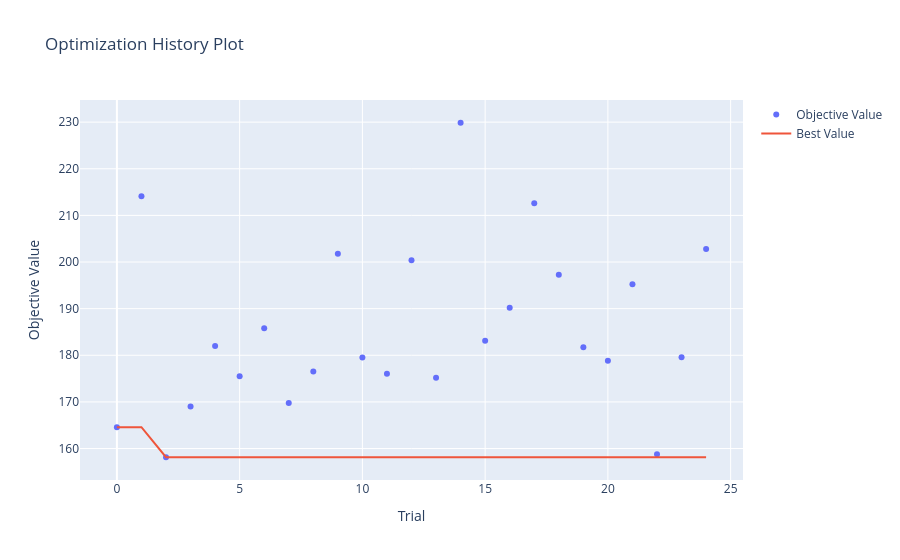

The notebook cell this image was saved under:
### Code cell
op.visualization.plot_optimization_history(study).show()

### Figure 1 — Plotly figure (JSON) as saved in the notebook; plotly's stock layout.template omitted (floating-point values rounded to 4 significant figures)
{"data": [{"mode": "markers", "name": "Objective Value", "type": "scatter", "x": [0, 1, 2, 3, 4, 5, 6, 7, 8, 9, 10, 11, 12, 13, 14, 15, 16, 17, 18, 19, 20, 21, 22, 23, 24], "y": [164.6, 214.1, 158.1, 169.0, 182.0, 175.5, 185.8, 169.8, 176.5, 201.8, 179.5, 176.0, 200.4, 175.2, 229.9, 183.1, 190.2, 212.6, 197.2, 181.7, 178.8, 195.2, 158.8, 179.6, 202.8]}, {"mode": "lines", "name": "Best Value", "type": "scatter", "x": [0, 1, 2, 3, 4, 5, 6, 7, 8, 9, 10, 11, 12, 13, 14, 15, 16, 17, 18, 19, 20, 21, 22, 23, 24], "y": [164.6, 164.6, 158.1, 158.1, 158.1, 158.1, 158.1, 158.1, 158.1, 158.1, 158.1, 158.1, 158.1, 158.1, 158.1, 158.1, 158.1, 158.1, 158.1, 158.1, 158.1, 158.1, 158.1, 158.1, 158.1]}, {"marker": {"color": "#cccccc"}, "mode": "markers", "name": "Infeasible Trial", "showlegend": false, "type": "scatter", "x": [], "y": []}], "layout": {"title": {"text": "Optimization History Plot"}, "xaxis": {"title": {"text": "Trial"}}, "yaxis": {"title": {"text": "Objective Value"}}}}
